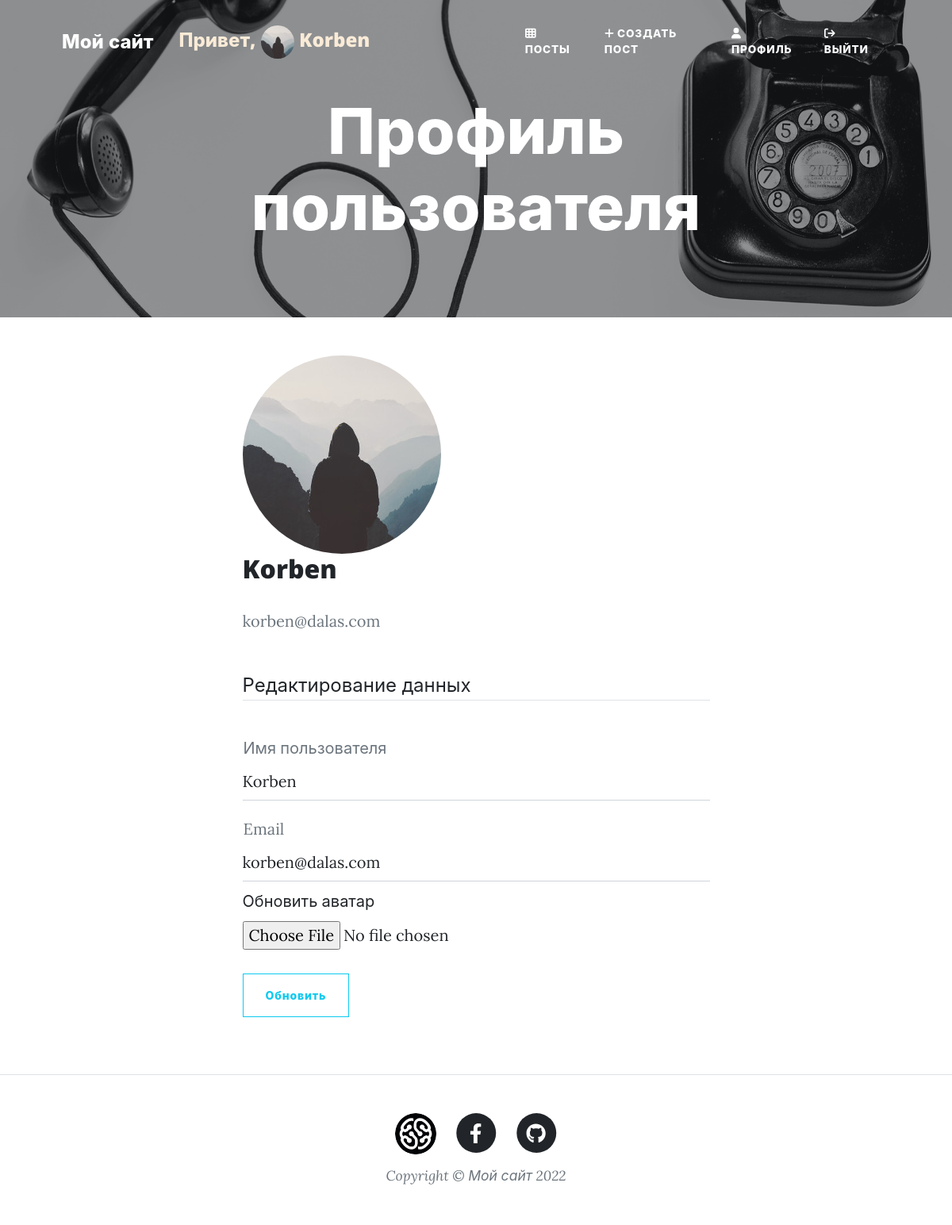
Screenshot of /account (signed in) with the database file from the repository.
### first_flask_project/models.py (models this page shows, shortened)
class User(db.Model, UserMixin):
    id = db.Column(db.Integer, primary_key=True)
    username = db.Column(db.String(30), unique=True, nullable=False)
    email = db.Column(db.String(120), unique=True, nullable=False)
    avatar_image = db.Column(db.String(30), nullable=False,
                             default='default.png')
    password = db.Column(db.String(60), nullable=False)
    posts = db.relationship('Post', backref='author', lazy=True)

### first_flask_project/users/routes.py (the view)
@users.route("/account", methods=['GET', 'POST'])
@login_required
def account():
    form = UpdateAccountForm()
    if form.validate_on_submit():
        if form.picture.data:
            picture_file = save_picture(form.picture.data)
            current_user.avatar_image = picture_file
        current_user.username = form.username.data
        current_user.email = form.email.data
        db.session.commit()
        flash('Ваш аккаунт был обновлен!', 'success')
        return redirect(url_for('users.account'))
    elif request.method == 'GET':
        form.username.data = current_user.username
        form.email.data = current_user.email
        page = request.args.get('page', 1, type=int)
        user = User.query.filter_by(username=form.username.data).first_or_404()
        posts = Post.query.filter_by(author=user) \
            .order_by(Post.created.desc()) \
            .paginate(page=page, per_page=5)
    avatar_image = url_for('static', filename='profile_pics/' +
                                              current_user.avatar_image)
    return render_template('account.html', title='Аккаунт',
                           avatar_image=avatar_image, form=form, posts=posts,
                           user=user)

### first_flask_project/users/forms.py (shortened to what this page needs)
class UpdateAccountForm(FlaskForm):
    username = StringField('Имя пользователя',
                           validators=[DataRequired(), Length(min=2, max=20)])
    email = StringField('Email',
                        validators=[DataRequired(), Email()])
    picture = FileField('Обновить аватар',
                        validators=[FileAllowed(['jpg', 'png'])])
    submit = SubmitField('Обновить')

### first_flask_project/models.py (called while the page is built)
@login_manager.user_loader
def load_user(user_id):
    return User.query.get(int(user_id))

### first_flask_project/templates/account.html (shortened to what this page needs)
{% extends "register.html" %}
{% block header %}
    {% include 'includes/header_account.html' %}
{% endblock header %}
{% block content %}
    {% include 'includes/content_account.html' %}
{% endblock content %}

### first_flask_project/templates/includes/navbar.html (shortened to what this page needs)
<nav class="navbar navbar-expand-lg navbar-light" id="mainNav">
    <div class="container px-4 px-lg-5">
        <a class="navbar-brand" href="/home">Мой сайт</a>
        {% if current_user.is_authenticated %}
            <h4 style="margin-top: 10px; color: antiquewhite;">
                Привет, <img class="rounded-circle account-img"
                                     src="{{ url_for('static', filename='profile_pics/' + current_user.avatar_image) }}"
                                     style="width: 10%;">
                {{ current_user.username }}
            </h4>
        {% endif %}
        <div class="collapse navbar-collapse" id="navbarResponsive">
            <ul class="navbar-nav ms-auto py-4 py-lg-0">
                {% if current_user.is_authenticated %}
                    <li class="nav-item">
                        <a class="nav-link px-lg-3 py-3 py-lg-4"
                           href="{{url_for('posts.allpost') }}"
                           style="font-size: 0.85rem;">
                            <i class="fa fa-th"></i>
                            Посты
                        </a>
                    </li>
                    <li class="nav-item">
                        <a class="nav-link px-lg-3 py-3 py-lg-4"
                           href="{{url_for('posts.new_post') }}"
                           style="font-size: 0.85rem;">
                            <i class="fa fa-plus"></i>
                            Создать пост
                        </a>
                    </li>
                    <li class="nav-item">
                        <a class="nav-link px-lg-3 py-3 py-lg-4"
                           href="{{url_for('users.account') }}"
                           style="font-size: 0.85rem;">
                            <i class="fa fa-user"></i>
                            Профиль
                        </a>
                    </li>
                    <li class="nav-item">
                        <a class="nav-link px-lg-3 py-3 py-lg-4"
                           href="{{ url_for('users.logout') }}"
                           style="font-size: 0.85rem;">
                            <i class="fa fa-sign-out"></i>
                            Выйти
                        </a>
                    </li>
                {% endif %}
            </ul>
        </div>
    </div>
</nav>

### first_flask_project/templates/includes/content_account.html (shortened to what this page needs)
<main class="mb-4">
    <div class="container px-4 px-lg-5">
        <div class="row gx-4 gx-lg-5 justify-content-center">
            <div class="col-md-10 col-lg-8 col-xl-7">
                <div class="media">
                    <img class="rounded-circle account-img" src="{{ avatar_image }}">
                    <div class="media-body">
                        <h2 class="account-heading">
                            {{ current_user.username }}
                        </h2>
                        <p class="text-secondary">
                            {{ current_user.email }}
                        </p>
                    </div>
                </div>
                <div class="my-5">
                <form enctype="multipart/form-data"
                      method="POST">
                    <legend class="border-bottom mb-4">
                        Редактирование данных
                    </legend>
                    <div class="form-floating">
                        {{ form.username.label(class="form-control-label") }}
                        <br>
                        {% if form.username.errors %}
                            {{ form.username(class="form-control form-control-lg is-invalid") }}
                            <div class="invalid-feedback">
                                {% for error in form.username.errors %}
                                    <span>{{ error }}</span>
                                {% endfor %}
                            </div>
                        {% else %}
                            {{ form.username(class="form-control form-control-lg") }}
                        {% endif %}
                    </div>
                    <div class="form-floating">
                        {{ form.email.label(class="form-control-label") }}
                        <br>
                        {% if form.email.errors %}
                            {{ form.email(class="form-control form-control-lg is-invalid") }}
                            <div class="invalid-feedback">
                                An email is required.
                            </div>
                            <div class="invalid-feedback">
                                {% for error in form.email.errors %}
                                    <span>{{ error }}</span>
                                {% endfor %}
                            </div>
                        {% else %}
                            {{ form.email(class="form-control form-control-lg") }}
                        {% endif %}
                    </div>
                    {{ form.picture.label(style="margin: 10px 0px;") }}
                    <div class="form-floating">
                        {{ form.picture(class="form-control-file") }}
                    </div>
                    <br />
                    <div class="form-group">
                        {{ form.submit(class="btn btn-outline-info") }}
                    </div>
                </form>
                </div>
            </div>
        </div>
    </div>
</main>

### rows the page displays
User: avatar_image (picture), username "Korben", email "korben@dalas.com"
